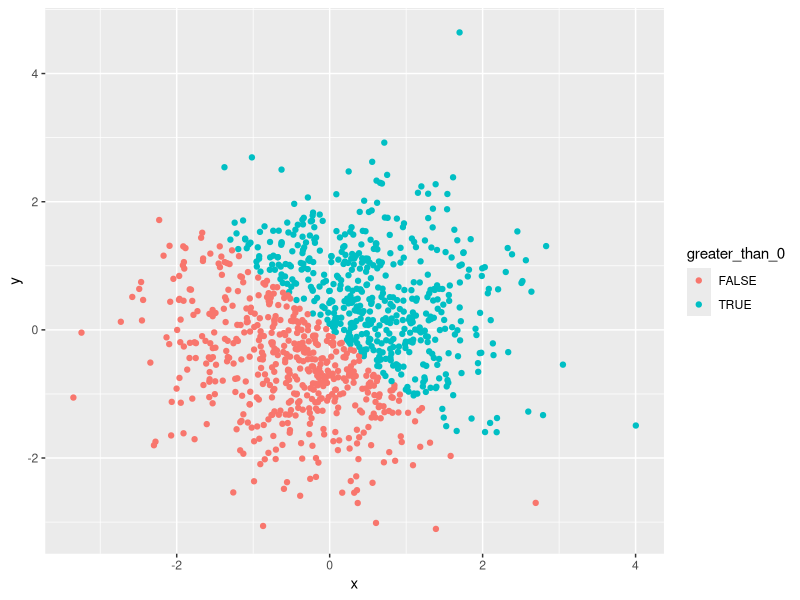
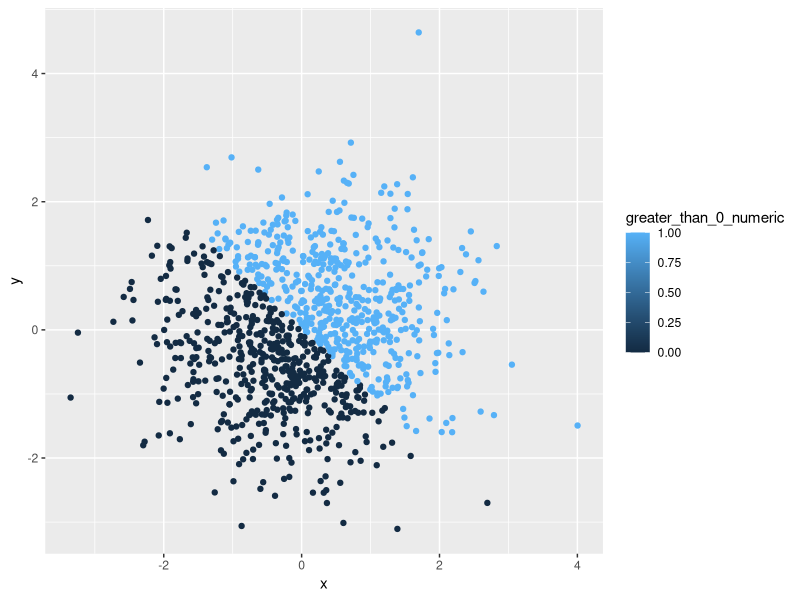
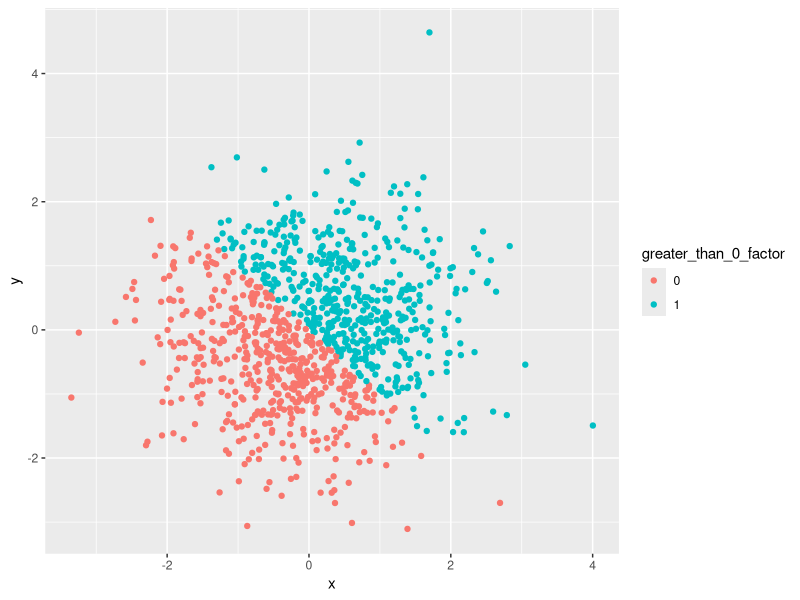
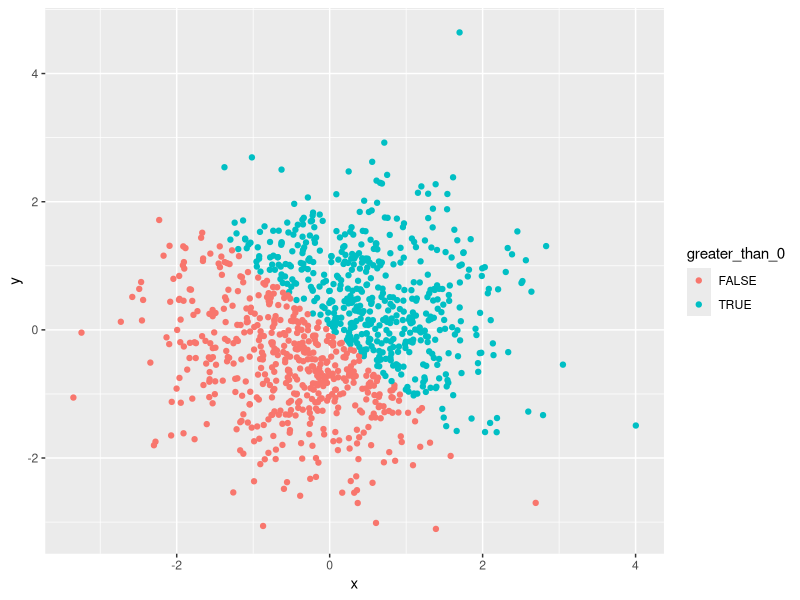

The R script that drew these images, in order:
## ---- chunk 1

library(tibble)

df = tibble(
  random_sample = runif(10, 0, 5),
  logical_vector = random_sample > 2,
  character_vector = c("a", "a", "a", "a", "a", "b", "b", "b", "b", "b"),
  factor_vector = factor(character_vector)
)

## ---- chunk 2

random_sample = runif(10, 0, 5)
random_sample

## ---- chunk 3

logical_vector = random_sample > 2
logical_vector

## ---- chunk 4

character_vector = c("a", "a", "a", "a", "a", "b", "b", "b", "b", "b")
character_vector

## ---- chunk 5

factor_vector = factor(character_vector)
factor_vector

## ---- chunk 6

mean(df$random_sample)
mean(df$logical_vector)
mean(df$character_vector)
mean(df$factor_vector)

# mean(df$character_vector) does not work
# mean(df$factor_vector) does not work

## ---- chunk 7

as.numeric(df$logical_vector)
as.numeric(df$character_vector)
as.numeric(df$factor_vector)

## ---- chunk 8

# as.numeric(df$character_vector)
# NAs introduced by coercion [1] NA NA NA NA NA NA NA NA NA NA

## ---- chunk 9

as.numeric(as.factor(df$character_vector))
as.numeric(as.character(df$factor_vector))

## ---- chunk 10

# as.numeric(as.character(df$factor_vector))
# NAs introduced by coercion [1] NA NA NA NA NA NA NA NA NA NA

## ---- chunk 11

df2 = tibble(
  x = rnorm(1000),
  y = rnorm(1000),
  greater_than_0 = x + y > 0,
  greater_than_0_numeric = as.numeric(greater_than_0),
  greater_than_0_factor = as.factor(greater_than_0_numeric)
)

View(df2)

## ---- chunk 12

x = rnorm(1000)

## ---- chunk 13

y = rnorm(1000)

## ---- chunk 14

greater_than_0 = x + y > 0

## ---- chunk 15

greater_than_0_numeric = as.numeric(greater_than_0)

## ---- chunk 16

greater_than_0_factor = as.factor(greater_than_0_numeric)

## ---- chunk 17

nrow(df2)
ncol(df2)
summary(df2)

## ---- chunk 18

library(ggplot2)

ggplot(df2, aes(x = x, y = y, color = greater_than_0)) +
  geom_point()

ggsave("logical_variable_scatterplot.pdf")

# As it is a logical vector, the color scale has two colors


## ---- chunk 19

ggplot(df2, aes(x = x, y = y, color = greater_than_0_numeric)) +
  geom_point()

# As it is a numeric vector, the color scale is a range

## ---- chunk 20

ggplot(df2, aes(x = x, y = y, color = greater_than_0_factor)) +
  geom_point()

# As it is a factor vector, the color scale has two colors

